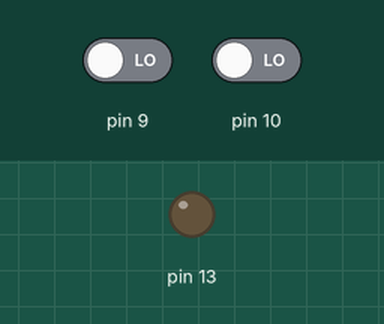
Simulated run of this sketch. Board: Arduino Uno, built with avr-gcc and run on an emulated ATmega328P. Parts: output pins drawn as LEDs (lit = HIGH). The test bench sets the inputs (shaded band); at power-on: pin 9 LOW, pin 10 LOW.

Above: at 1.2 s.
1.3 s: pin 9 driven HIGH
At 2.5 s:
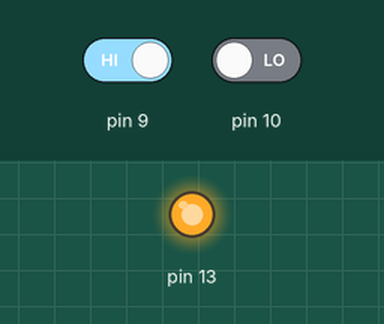
2.8 s: pin 9 driven LOW
At 3.6 s:
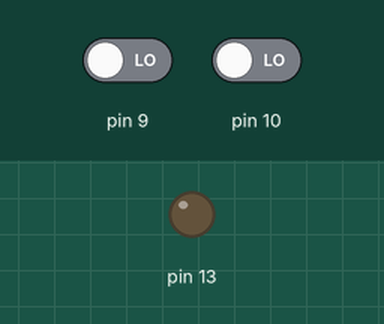
4.3 s: pin 10 driven HIGH
At 4.8 s:
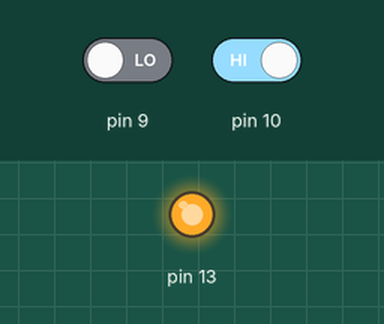
Timing chart, 0 to 7.3 s (numbered marks = the images above; inputs shaded):
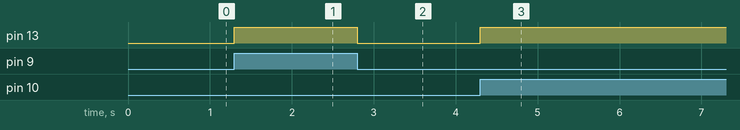

Measured:
- after the input at 1.3 s, pin 13: LOW → HIGH at once
- after the input at 2.8 s, pin 13: HIGH → LOW at once
- after the input at 4.3 s, pin 13: LOW → HIGH at once

The sketch:

xor2entradas.ino
```cpp
//Autor:Dario Jorge
//Iglesias
boolean A,B,Z;
void setup()
{
 pinMode(9,INPUT);
 pinMode(10,INPUT);
 pinMode(13,OUTPUT);
}
void loop()
{
 A=digitalRead(9);
 B=digitalRead(10);
 Z=(A^B);//Z=A XOR B
 digitalWrite(13,Z);
}
```
